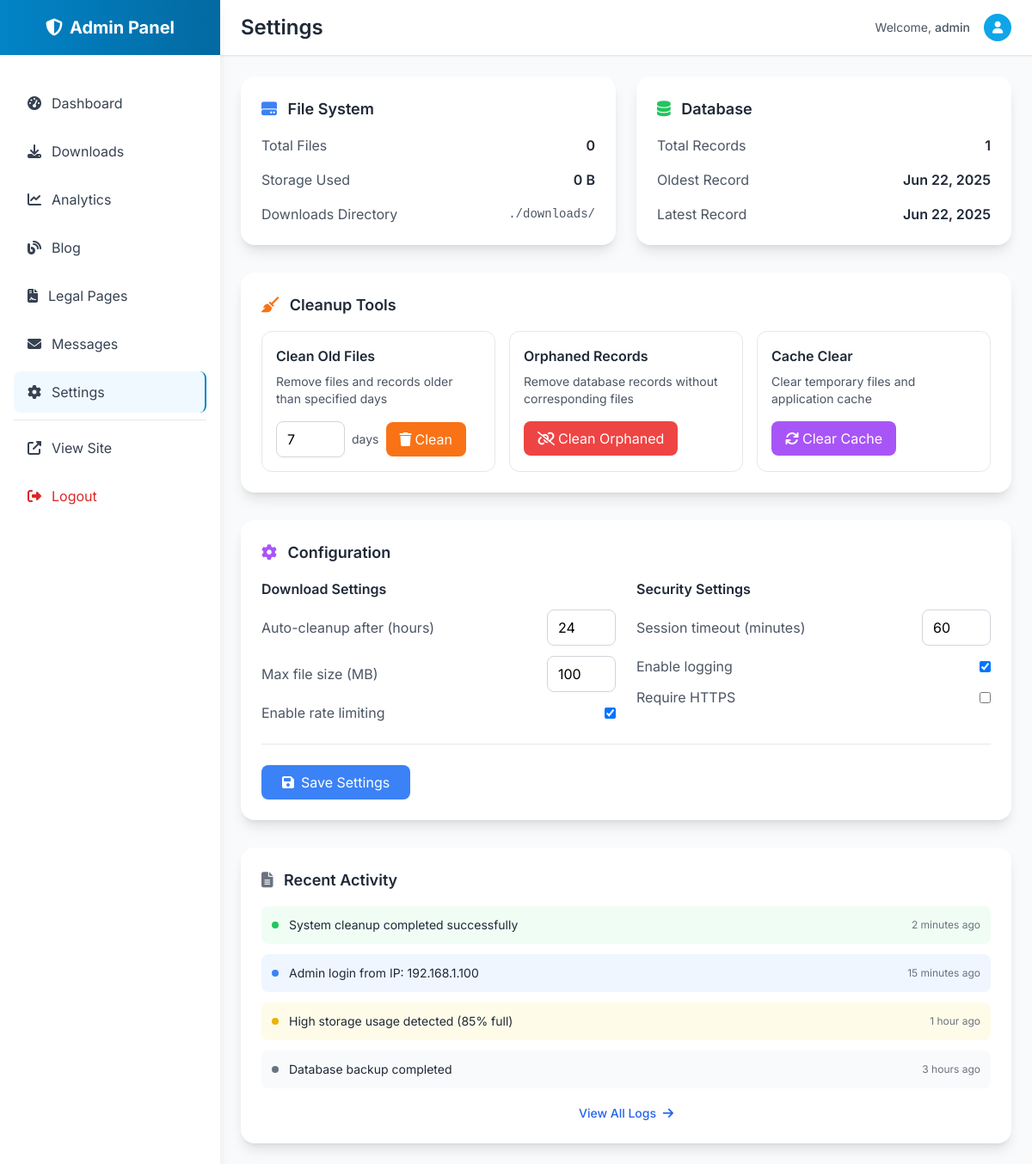
The app's page /admin/settings (signed in), older data.
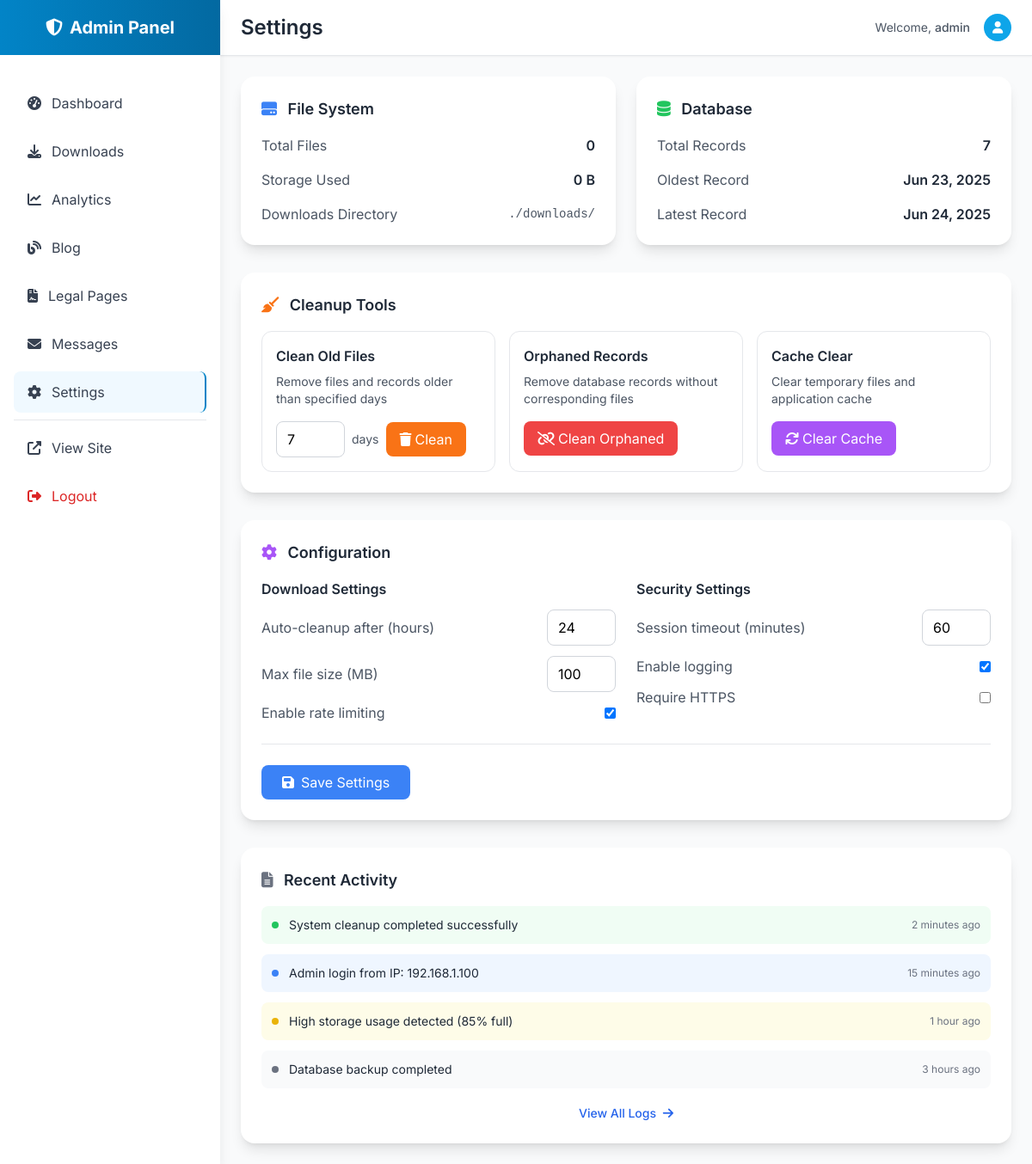
The same page, newer data.
### utils.py (models this page shows)
class DownloadHistory(db.Model):
    __tablename__ = 'download_history'
    id = Column(Integer, primary_key=True)
    url = Column(String(500), nullable=False)
    platform = Column(String(50), nullable=False)
    filename = Column(String(255), nullable=False)
    file_path = Column(String(500), nullable=False)
    file_size = Column(BigInteger)
    media_type = Column(String(50))
    created_at = Column(DateTime, default=datetime.utcnow)

### admin.py (the view, shortened to what this page needs)
@app.route('/admin/settings')
@admin_required
def admin_settings():
    downloads_dir = 'downloads'
    total_files = 0
    total_size = 0
    db_stats = {
        'total_records': DownloadHistory.query.count(),
        'oldest_record': DownloadHistory.query.order_by(DownloadHistory.created_at).first(),
        'newest_record': DownloadHistory.query.order_by(desc(DownloadHistory.created_at)).first()
    }
    return render_template('admin/settings.html',
        total_files=total_files,
        total_size=format_file_size(total_size),
        db_stats=db_stats,
        format_file_size=format_file_size
    )

### admin.py (called while the page is built)
def admin_required(f):
    @wraps(f)
    def decorated_function(*args, **kwargs):
        if not session.get('admin_logged_in'):
            return redirect(url_for('admin_login'))
        return f(*args, **kwargs)
    return decorated_function

### utils.py (called while the page is built, shortened)
def format_file_size(size_bytes):
    if size_bytes == 0:
        return "0 B"

### templates/admin/settings.html (shortened to what the changed rows need)
{% extends "admin/base.html" %}
{% block page_title %}Settings{% endblock %}
{% block content %}
<div class="grid grid-cols-1 lg:grid-cols-2 gap-6 mb-8">
    <div class="bg-white rounded-2xl shadow-lg p-6">
        <div class="space-y-4">
            <div class="flex items-center justify-between">
                <span class="text-gray-600">Total Records</span>
                <span class="font-semibold text-gray-800">{{ db_stats.total_records }}</span>
            </div>
            {% if db_stats.oldest_record %}
            <div class="flex items-center justify-between">
                <span class="text-gray-600">Oldest Record</span>
                <span class="font-semibold text-gray-800">{{ db_stats.oldest_record.created_at.strftime('%b %d, %Y') }}</span>
            </div>
            {% endif %}
            {% if db_stats.newest_record %}
            <div class="flex items-center justify-between">
                <span class="text-gray-600">Latest Record</span>
                <span class="font-semibold text-gray-800">{{ db_stats.newest_record.created_at.strftime('%b %d, %Y') }}</span>
            </div>
            {% endif %}
        </div>
    </div>
</div>
{% endblock %}

Row changes from the older to the newer data that the page shows:
changed DownloadHistory: oldest_record.created_at "Jun 22, 2025" → "Jun 23, 2025"
added DownloadHistory: newest_record.created_at "Jun 24, 2025"
Text that changed along with them:
{{ db_stats.total_records }}: "1" → "7"
{{ db_stats.newest_record.created_at.strftime('%b %d, %Y') }}: "Jun 22, 2025" → "Jun 24, 2025"
